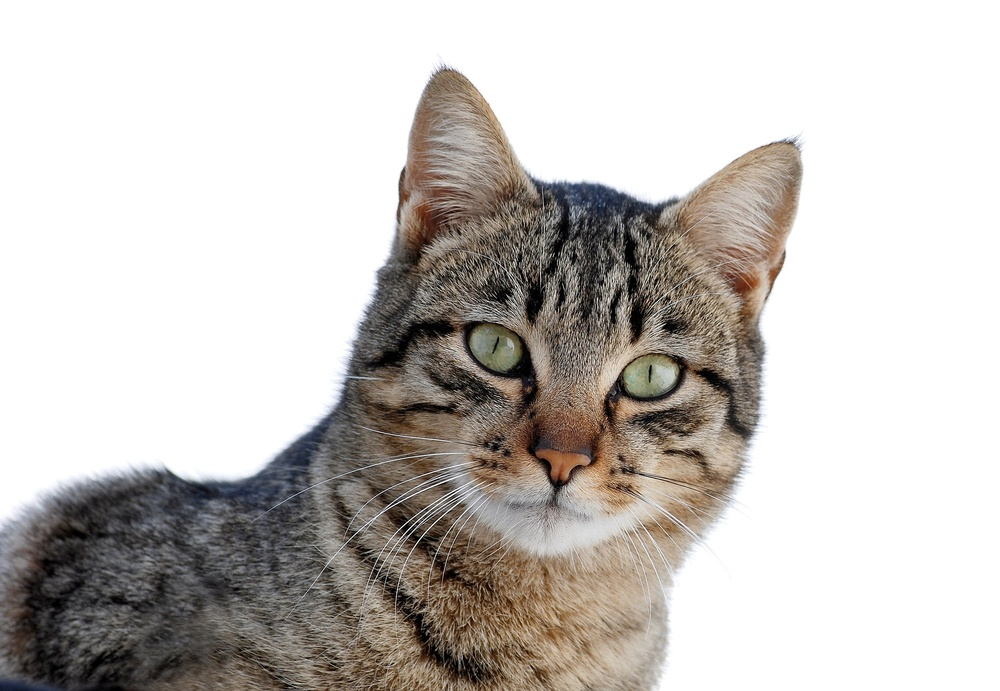
#> input picture cat.jpg, 1000 x 691 px, shrunk from 2560 x 1770 before the run
$ python image_enhancement.py
#> lines starting #> are read from the running program, lines starting #| are printed output that depends on the picture
"""

2. **Image Enhancement**
   - Contrast adjustment
   - Brightness adjustment
   - Histogram equalization

"""

import cv2
import matplotlib.pyplot as plt


img = cv2.imread("cat.jpg", cv2.IMREAD_GRAYSCALE)
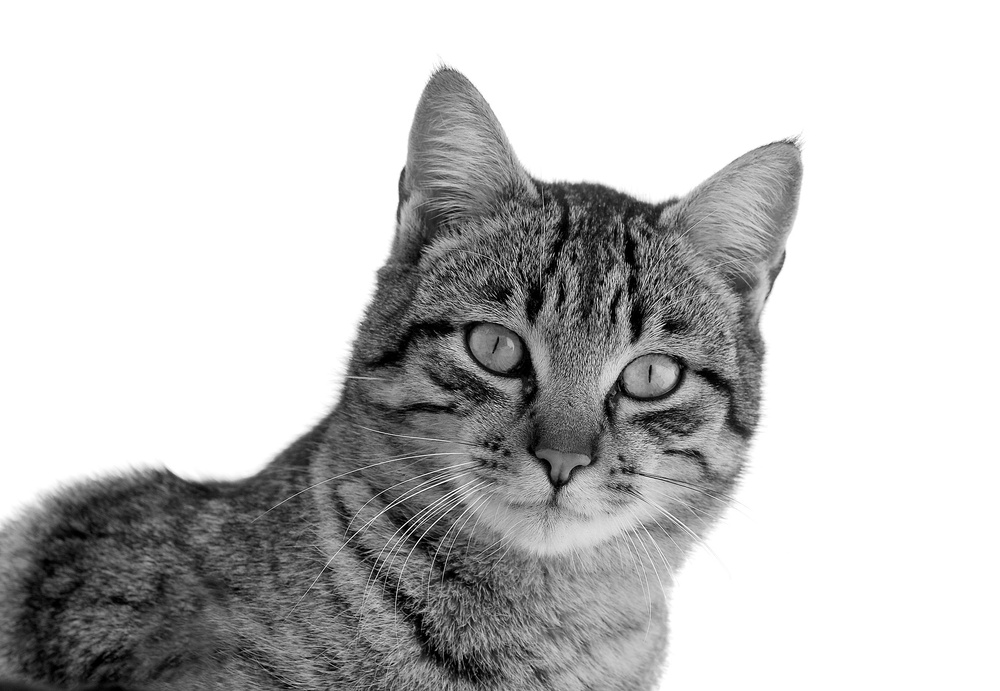
#> img: shape (691, 1000); min 0, max 255, mean 194.9


"""
Contrast & Brightness Adjustment

"""

alpha = 10000
beta = 1

img_enhanced = cv2.convertScaleAbs(img, alpha, beta)


fig, axs = plt.subplots(1, 3, figsize=(16, 10))

axs[0].imshow(img, cmap = 'gray')
axs[0].set_title('Orignal Grayscale Image')


axs[1].hist(img.ravel(), 256, [0, 256])
axs[1].set_title('Histogram')
axs[1].set_xlabel('Pixel Intensity')
axs[1].set_ylabel('Frequency')

axs[2].imshow(img_enhanced, cmap = 'gray')
axs[2].set_title(f'Enhanced Image with Adjusted Contrast: {alpha} \n & Brightness: {beta}')

plt.tight_layout()
plt.show()
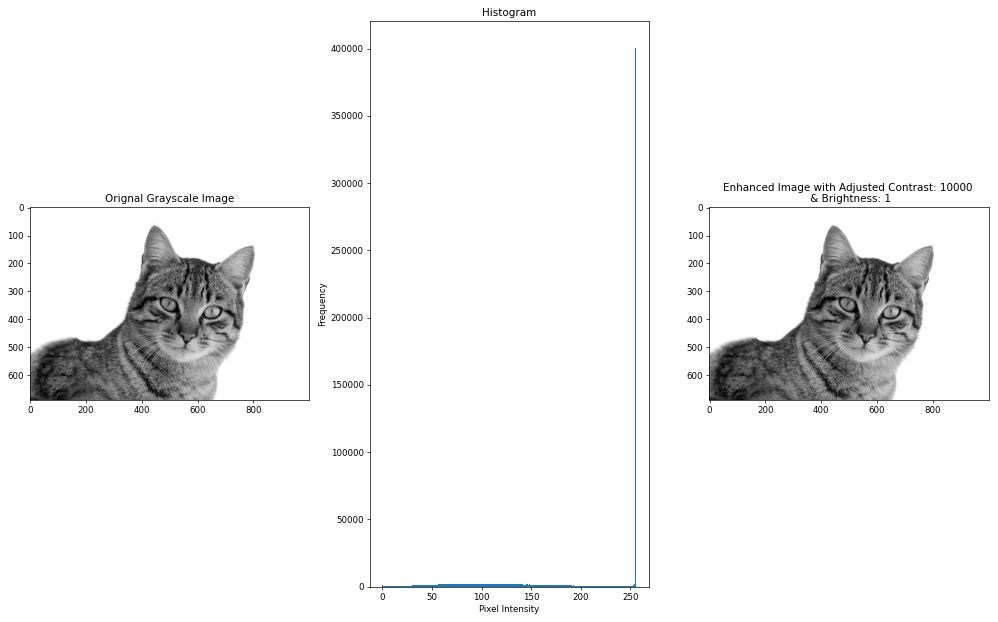
#> figure drawn by matplotlib, 3 panels; panel 2: tallest bar 400288 high, from x = 255 to 256
